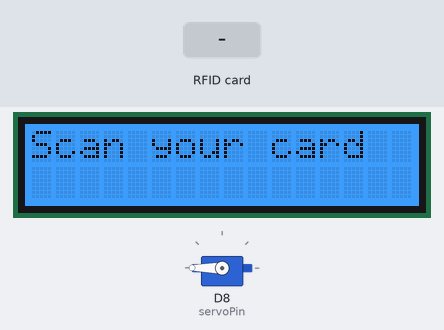
Bench run of a sketch on a simulated ESP8266 (NodeMCU). Shown: 16×2 character LCD, servo. Inputs (shaded band) come from the test bench. What the sketch prints to the serial monitor is not drawn.

Above: at 1.3 s.
1.4 s: RFID card 5E 7A 19 C4 held to the reader
At 2.4 s:
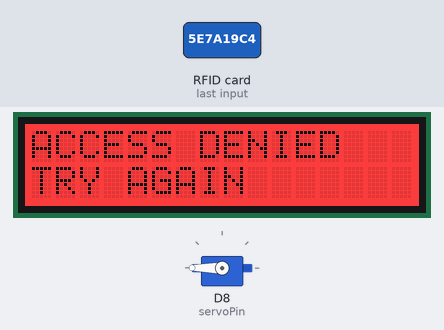
Timing chart, 0 to 4.4 s (numbered marks = the images above; inputs shaded):
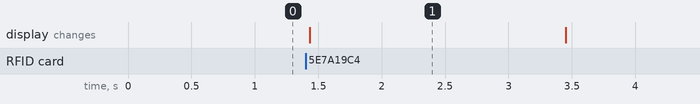

The sketch:

Safe_Code.ino
```cpp
#include <Wire.h>
#include <rgb_lcd.h>
#include <SPI.h>
#include <MFRC522.h>
#include <Servo.h>

// RFID pins
#define RST_PIN D3  // GPIO0
#define SS_PIN  D4  // GPIO2

// LCD
rgb_lcd lcd;

// RFID
MFRC522 rfid(SS_PIN, RST_PIN);

// Servo
Servo myServo;
const int servoPin = 15; // GPIO15 = D8 on NodeMCU

// Authorized RFID UID
String allowedUID = "7 30 f0 11"; // Change to your UID

// Servo angles
int openAngle = 0;
int closedAngle = 180;

void setup() {
  // LCD setup
  Wire.begin(D2, D1); // SDA = D2 (GPIO4), SCL = D1 (GPIO5)
  lcd.begin(16, 2);
  lcd.setRGB(0, 128, 255); // Soft blue background
  lcd.print("Scan your card");

  // RFID setup
  SPI.begin();
  rfid.PCD_Init();

  // Serial
  Serial.begin(9600);

  // Servo setup
  myServo.attach(servoPin);
  myServo.write(closedAngle); // Initial position
}

void loop() {
  // Wait for RFID card
  if (!rfid.PICC_IsNewCardPresent() || !rfid.PICC_ReadCardSerial()) return;

  // Get UID
  String uid = "";
  for (byte i = 0; i < rfid.uid.size; i++) {
    uid += String(rfid.uid.uidByte[i], HEX);
    if (i != rfid.uid.size - 1) uid += " ";
  }

  Serial.println("UID: " + uid);
  lcd.clear();

  if (uid.equalsIgnoreCase(allowedUID)) {
    // ACCESS GRANTED
    lcd.setRGB(0, 255, 0); // Green
    lcd.setCursor(0, 0);
    lcd.print("ACCESS GRANTED");
    lcd.setCursor(0, 1);
    lcd.print("DOOR OPENING");

    myServo.write(openAngle);
    delay(10000); // Wait 10 seconds
    myServo.write(closedAngle);
  } else {
    // ACCESS DENIED
    lcd.setRGB(255, 0, 0); // Red
    lcd.setCursor(0, 0);
    lcd.print("ACCESS DENIED");
    lcd.setCursor(0, 1);
    lcd.print("TRY AGAIN");
  }

  delay(2000);
  lcd.clear();
  lcd.setRGB(0, 128, 255); // Return to soft blue
  lcd.print("Scan your card");

  // Stop reading
  rfid.PICC_HaltA();
}
```

Measured:
- after the input at 1.4 s, the display: changes at once (image 1)
- what the display in image 1 shows lasts 2.0 s, from 1.4 s to 3.4 s
